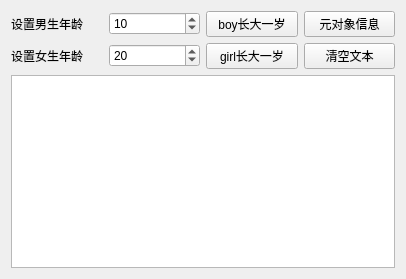
<?xml version="1.0" encoding="UTF-8"?>
<ui version="4.0">
 <class>Widget</class>
 <widget class="QWidget" name="Widget">
  <property name="geometry">
   <rect>
    <x>0</x>
    <y>0</y>
    <width>406</width>
    <height>279</height>
   </rect>
  </property>
  <property name="windowTitle">
   <string>Widget</string>
  </property>
  <layout class="QVBoxLayout" name="verticalLayout">
   <item>
    <layout class="QGridLayout" name="gridLayout">
     <item row="0" column="0">
      <widget class="QLabel" name="label">
       <property name="text">
        <string>设置男生年龄</string>
       </property>
      </widget>
     </item>
     <item row="0" column="1">
      <widget class="QSpinBox" name="spinBoy">
       <property name="minimum">
        <number>-2</number>
       </property>
       <property name="value">
        <number>10</number>
       </property>
      </widget>
     </item>
     <item row="0" column="2">
      <widget class="QPushButton" name="btnBoyInc">
       <property name="text">
        <string>boy长大一岁</string>
       </property>
      </widget>
     </item>
     <item row="0" column="3">
      <widget class="QPushButton" name="btnClassInfo">
       <property name="text">
        <string>元对象信息</string>
       </property>
      </widget>
     </item>
     <item row="1" column="0">
      <widget class="QLabel" name="label_2">
       <property name="text">
        <string>设置女生年龄</string>
       </property>
      </widget>
     </item>
     <item row="1" column="1">
      <widget class="QSpinBox" name="spinGirl">
       <property name="minimum">
        <number>-2</number>
       </property>
       <property name="value">
        <number>20</number>
       </property>
      </widget>
     </item>
     <item row="1" column="2">
      <widget class="QPushButton" name="btnGirlInc">
       <property name="text">
        <string>girl长大一岁</string>
       </property>
      </widget>
     </item>
     <item row="1" column="3">
      <widget class="QPushButton" name="btnClear">
       <property name="text">
        <string>清空文本</string>
       </property>
      </widget>
     </item>
    </layout>
   </item>
   <item>
    <widget class="QPlainTextEdit" name="textEdit"/>
   </item>
  </layout>
 </widget>
 <resources/>
 <connections/>
</ui>
